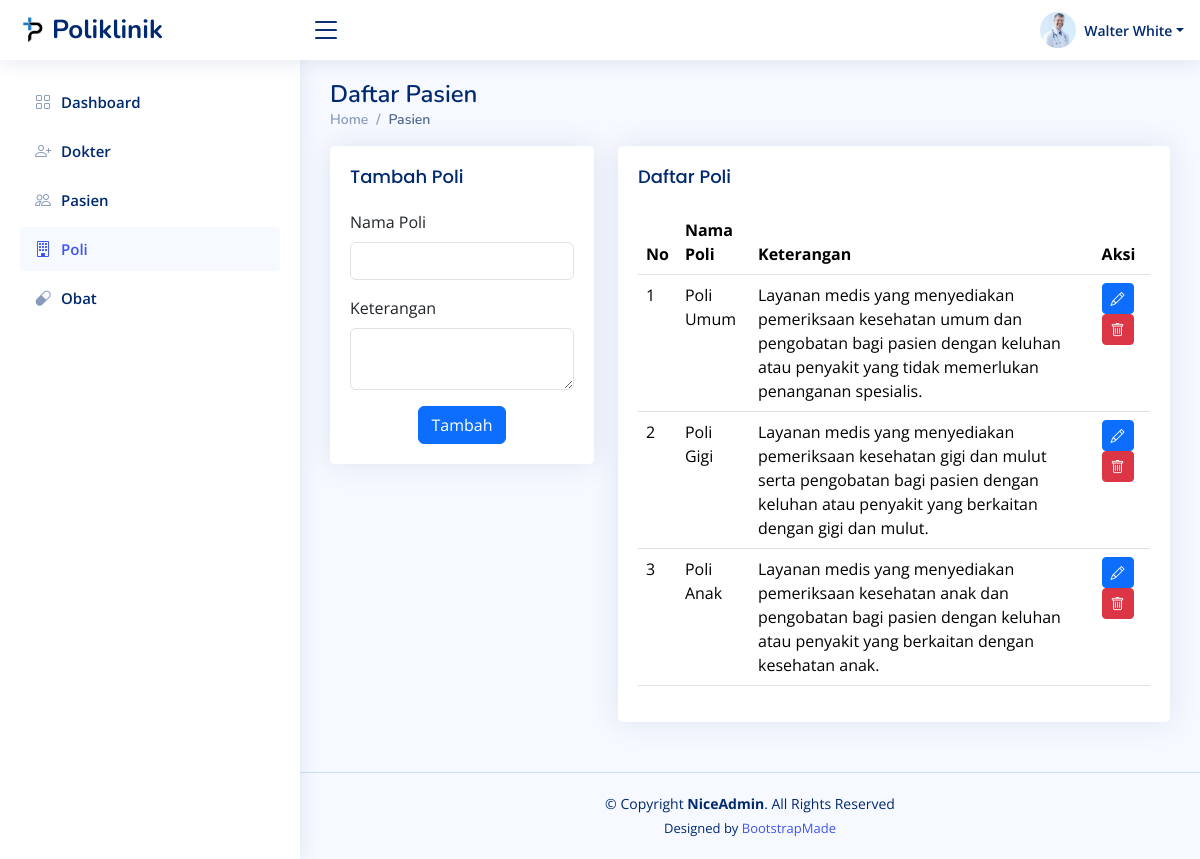
Before: /poli_admin.php (signed in) with the older database file.
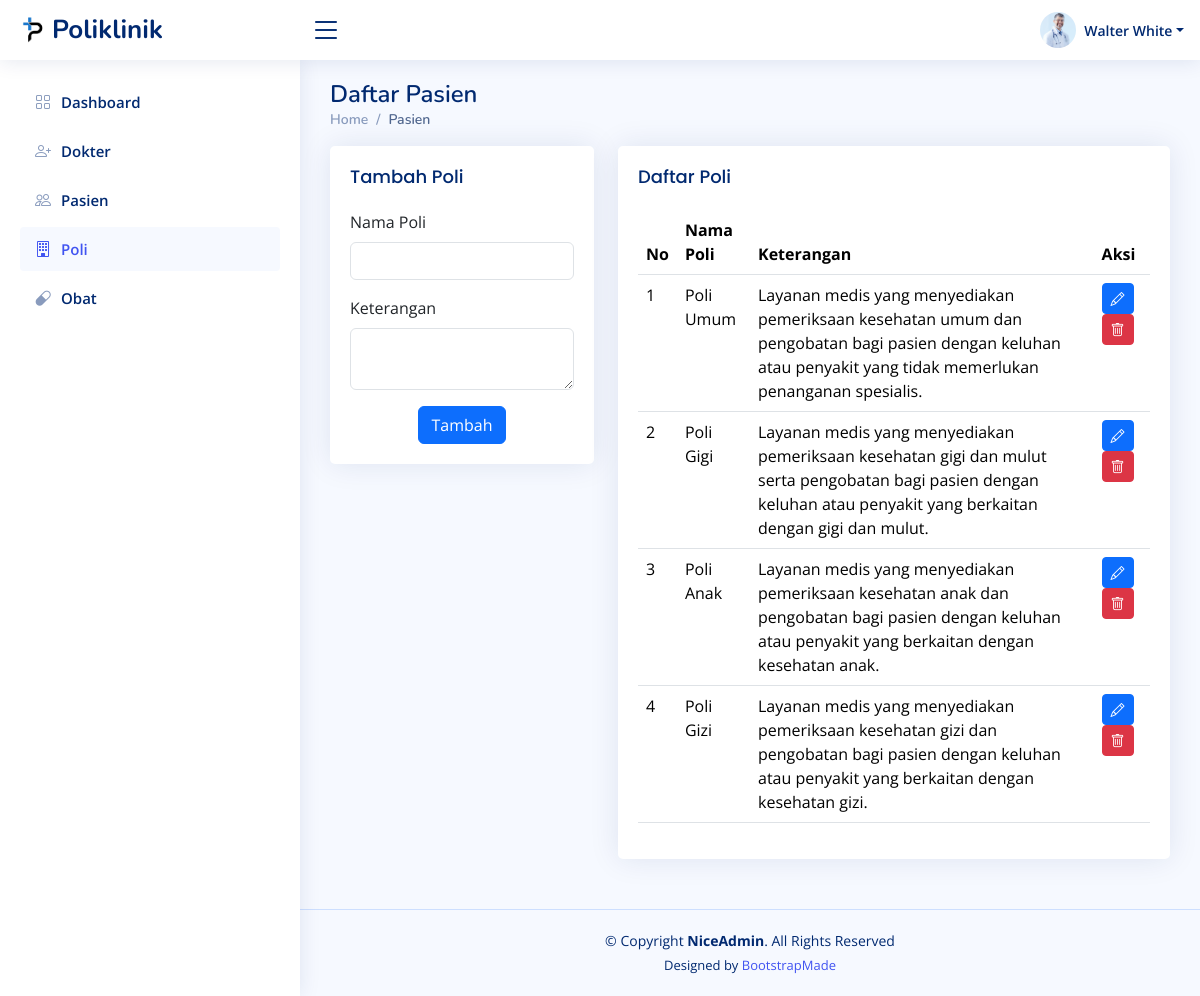
After: the same page with the newer database file.
### tables this page shows
CREATE TABLE `poli` (
  `id` int(11) NOT NULL,
  `nama_poli` varchar(25) NOT NULL,
  `keterangan` text DEFAULT NULL
);

### poli_admin.php (the view, shortened to what the changed rows need)
<!DOCTYPE html>
<html lang="en">
<head>
  <link href="assets/vendor/bootstrap/css/bootstrap.min.css" rel="stylesheet" />
  <link href="assets/vendor/bootstrap-icons/bootstrap-icons.css" rel="stylesheet" />
  <link href="assets/vendor/boxicons/css/boxicons.min.css" rel="stylesheet" />
  <link href="assets/vendor/quill/quill.snow.css" rel="stylesheet" />
  <link href="assets/vendor/quill/quill.bubble.css" rel="stylesheet" />
  <link href="assets/vendor/remixicon/remixicon.css" rel="stylesheet" />
  <link href="assets/vendor/simple-datatables/style.css" rel="stylesheet" />
  <link href="assets/css/style.css" rel="stylesheet" />
</head>
<body>
  <main id="main" class="main">
    <div class="pagetitle">
      <h1>Daftar Pasien</h1>
    </div>
    <section class="section dashboard">
      <div class="row">
        <div class="col-lg-8">
          <div class="row">
            <div class="col-12">
              <div class="card">
                <div class="card-body">
                  <table class="table datatable">
                    <thead>
                      <tr>
                        <th>No</th>
                        <th>Nama Poli</th>
                        <th>Keterangan</th>
                        <th>Aksi</th>
                      </tr>
                    </thead>
                    <tbody>
                      <?php
                      require 'config/database.php';
                      $no = 1;
                      $query = "SELECT * FROM poli";
                      $result = mysqli_query($mysqli, $query);
                      while ($data = mysqli_fetch_array($result)) {
                      ?>
                        <tr>
                          <td><?php echo $no++ ?></td>
                          <td><?php echo $data['nama_poli'] ?></td>
                          <td><?php echo $data['keterangan'] ?></td>
                          <td>
                            <button type='button' class='btn btn-sm btn-primary' data-toggle="modal"
                              data-target="#editModal<?php echo $data['id'] ?>"><i class="bi bi-pencil"></i></button>
                            <button type='button' class='btn btn-sm btn-danger' data-toggle="modal"
                              data-target="#hapusModal<?php echo $data['id'] ?>"><i class="bi bi-trash"></i></button>
                          </td>
                        </tr>
                      <?php } ?>
                    </tbody>
                  </table>
                </div>
              </div>
            </div>
          </div>
        </div>
      </div>
    </section>
  </main>
</body>
</html>

Changed rows visible on the page:
added poli: nama_poli "Poli Gizi", keterangan "Layanan medis yang menyediakan pemeriksaan kesehatan gizi dan pengobatan bagi pasien dengan keluhan atau penyakit yang berkaitan dengan kesehatan gizi."
